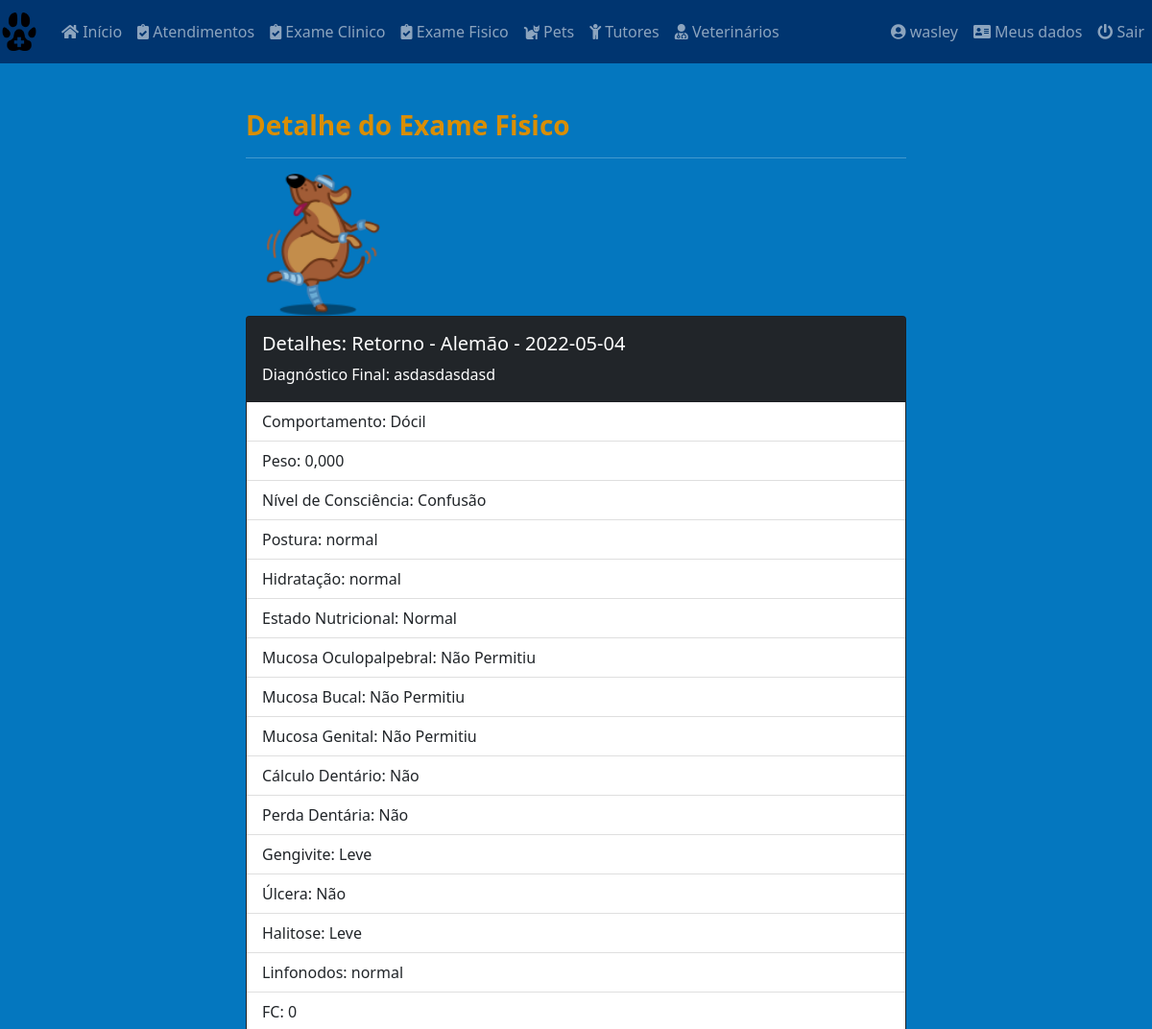
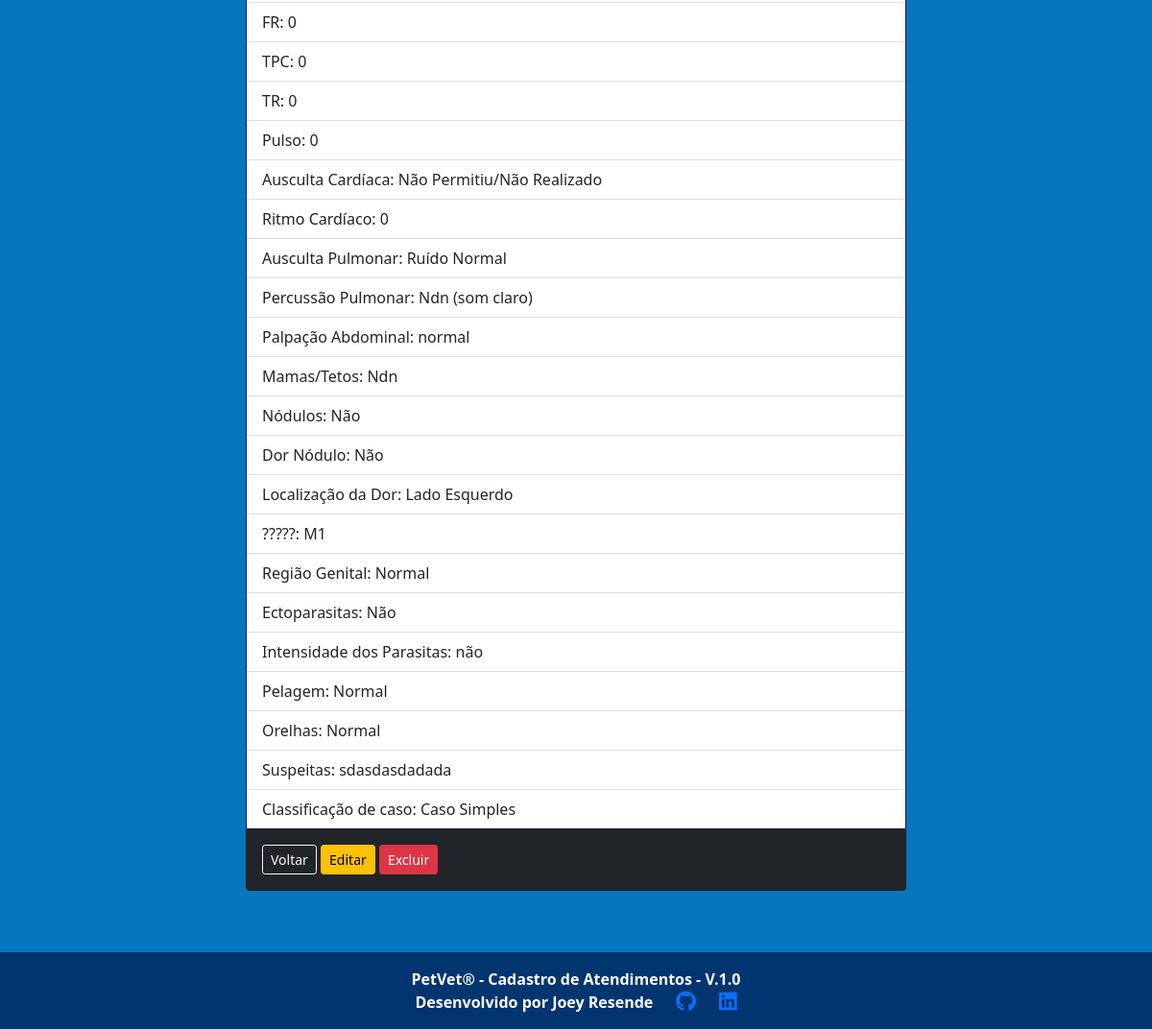
The app's page /core/physical_exam/1 (signed in), older data (2 pictures, top to bottom).
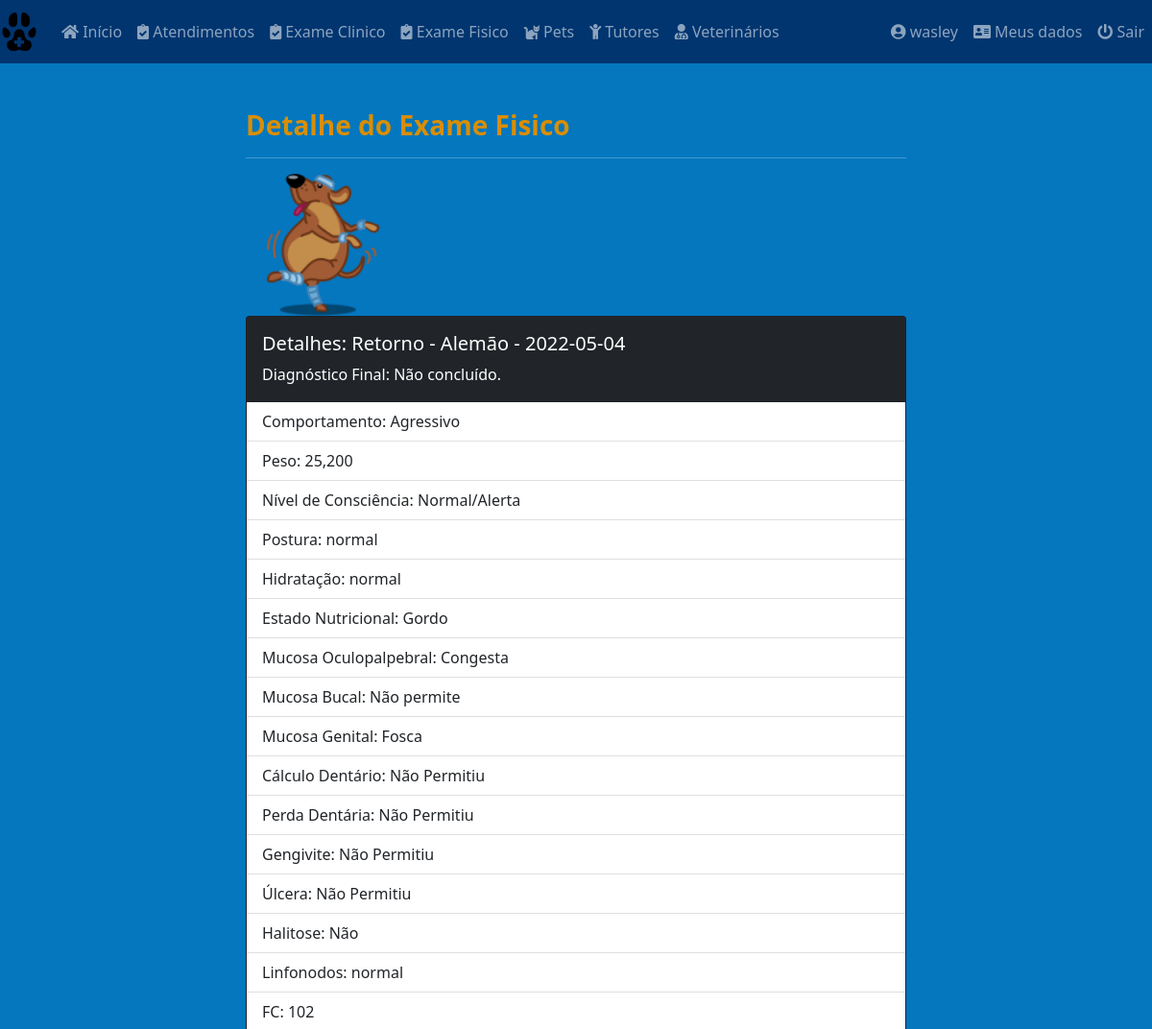
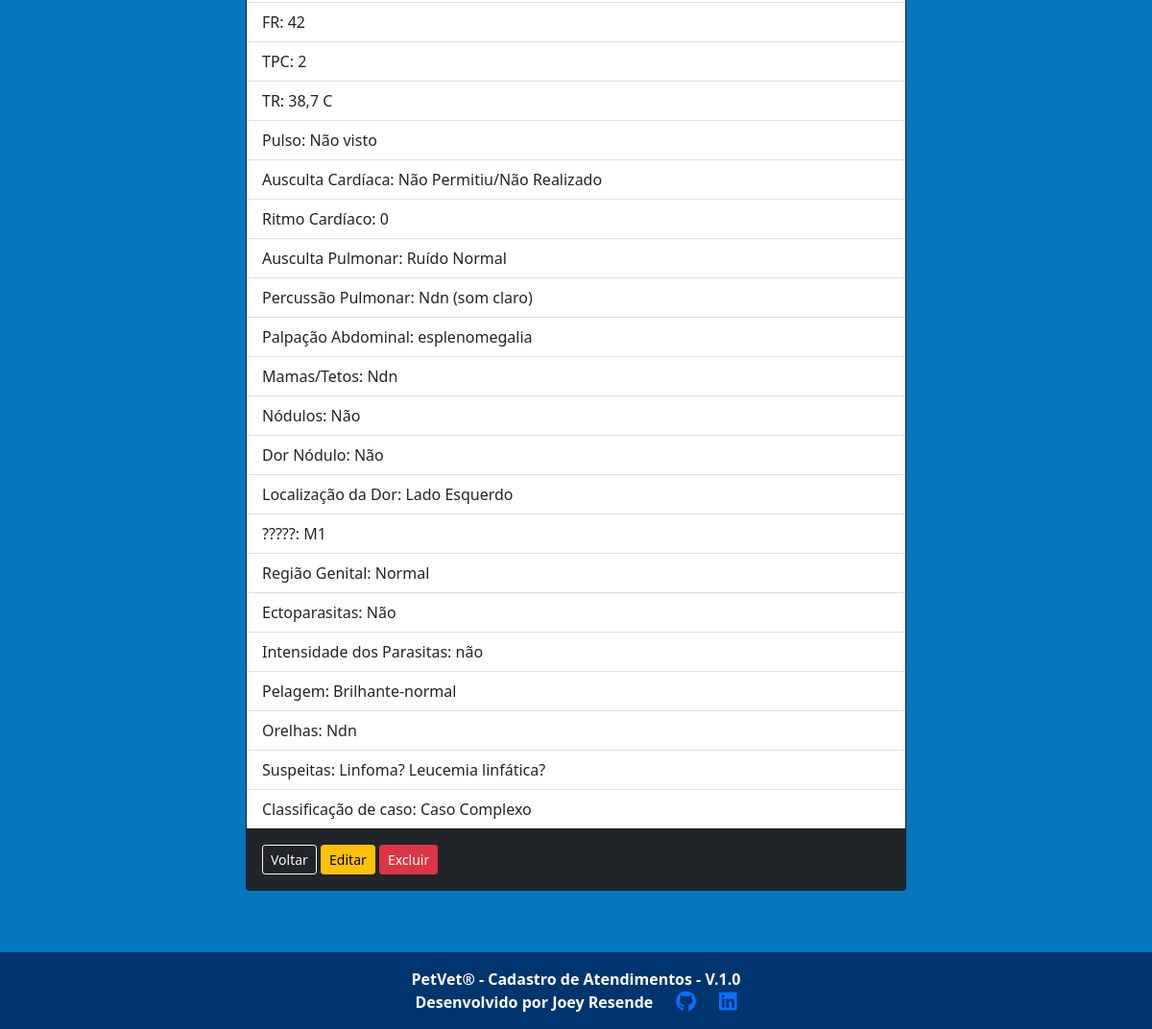
The same page, newer data (2 pictures, top to bottom).
### core/models.py (models this page shows, shortened)
class PhysicalExam(models.Model):
    medical_care = models.ForeignKey(
        'MedicalCare', on_delete=models.PROTECT, null=True, verbose_name='Atendimento')
    choice_conduct = models.CharField(
        max_length=9, choices=conduct, verbose_name='Conduta')
    weight = models.DecimalField(
        max_digits=6, decimal_places=3, verbose_name='Peso', default=0)
    choice_consciousness = models.CharField(
        max_length=18, choices=consciousness, verbose_name='Nivel de Consciência')
    stance = models.CharField(max_length=30, verbose_name='Postura')
    hydration = models.CharField(max_length=30, verbose_name='Hidratação')
    choice_nutricional_status = models.CharField(
        max_length=18, choices=nutricional_status, verbose_name='Estado Nutricional')
    oculopalpebral = models.CharField(
        max_length=30, default='Não Permitiu', verbose_name='Mucosa Oculopalpebral')
    bucal = models.CharField(
        max_length=30, default='Não Permitiu', verbose_name='Mucosa Bucal')
    genital = models.CharField(
        max_length=30, default='Não Permitiu', verbose_name='Mucosa Genital')
    choice_dental_calculus = models.CharField(
        max_length=18, choices=dental_calculus, verbose_name='Cálculo Dentário')
    choice_dental_loss = models.CharField(
        max_length=29, choices=dental_loss, verbose_name='Perda Dentário')
    gengivite = models.CharField(
        max_length=18, choices=dental_calculus, verbose_name='Gengivite')
    choice_ulcera = models.CharField(
        max_length=12, choices=ulcera, verbose_name='Úlcera')
    choice_halitose = models.CharField(
        max_length=18, choices=dental_calculus, verbose_name='Halitose')
    linfonodos = models.CharField(max_length=60, verbose_name='Linfonodos')
    fc = models.CharField(max_length=30, default=0, verbose_name='FC')
    fr = models.CharField(max_length=30, default=0, verbose_name='FR')
    tpc = models.CharField(max_length=30, default=0, verbose_name='TPC')
    tr = models.CharField(max_length=30, default=0, verbose_name='TR')
    pulse = models.CharField(max_length=30, default=0, verbose_name='Pulso')
    choice_auscu_cardio = models.CharField(
        max_length=26, choices=auscu_cardio, verbose_name='Ausculta Cardíaca')
    heart_rate = models.CharField(
        max_length=30, default=0, verbose_name='Ritmo Cardíaco')
    choice_auscu_pulmonar = models.CharField(
        max_length=17, choices=auscu_pulmonar, verbose_name='Ausculta Pulmonar')
    choice_percu_pulmonar = models.CharField(
        max_length=17, choices=percu_pulmonar, verbose_name='Percussão Pulmonar')
    palpa_abdominal = models.CharField(
        max_length=60, verbose_name='Palpação Abdominal')
    choice_mamas = models.CharField(
        max_length=17, choices=mamas, verbose_name='Mamas/Tetos')
    choice_nodulo = models.CharField(
        max_length=17, choices=nodulo, verbose_name='Nódulos')
    choice_nodulo_pain = models.CharField(
        max_length=30, choices=castrated_status, verbose_name='Dor Nódulo')
    choice_local_pain = models.CharField(
        max_length=30, choices=local_pain, verbose_name='Localização da Dor')
    choice_pain_m = models.CharField(
        max_length=3, choices=pain_m, verbose_name='')
    genital_region = models.CharField(
        max_length=30, default='Normal', verbose_name='Região Genital')
    choice_ectoparasitas = models.CharField(
        max_length=30, choices=parasitas, verbose_name='Ectoparasitas')
    ectoparasitas_intensity = models.CharField(
        max_length=30,  null=True, blank=True, verbose_name='Intensidade dos Parasitas')
    pelage = models.CharField(
        max_length=60, default='Normal', verbose_name='Pelagem')
    ears = models.CharField(
        max_length=60, default='Normal', verbose_name='Orelhas')
    diag_differ = models.TextField(
        max_length=1000, verbose_name='Suspeitas')
    diag_final = models.TextField(
        max_length=1000, verbose_name='Diagnósticos Definitivos')
    case_classification = models.CharField(
        max_length=13, choices=classifier, verbose_name='Classificação de caso')
    class Meta:
        ordering = ['id']

class MedicalCare(models.Model):
    id = models.AutoField(primary_key=True)
    date = models.DateField(default=date.today, verbose_name='Data')
    time = models.TimeField(verbose_name='Hora')
    pet_name = models.ForeignKey(
        'Pets', on_delete=models.PROTECT, null=True, verbose_name='Nome do Pet')
    procedure = models.CharField(
        max_length=8, choices=procedures, verbose_name='Tipo de atendimento')
    vet_name = models.ForeignKey(
        'Vet', on_delete=models.PROTECT, null=True, verbose_name='Veterinario')
    sedative = models.CharField(
        max_length=8, choices=type_sedative, default='Não', verbose_name='Tipo de sedativo')
    report = models.TextField(
        max_length=1000, verbose_name='Relato do problema')
    class Meta:
        ordering = ['-date']
    def __str__(self):
        return f'{self.procedure} - {self.pet_name} - {self.date}'

class Pets(models.Model):
    id = models.AutoField(primary_key=True)
    pet_name = models.CharField(
        max_length=30, verbose_name='Nome do Pet')
    species = models.CharField(
        max_length=20, verbose_name='Espécie')
    breed = models.CharField(
        max_length=30, verbose_name='Raça')
    gender = models.CharField(
        max_length=5, choices=sex_status, verbose_name='Genêro')
    date_of_birth = models.DateField(
        null=True, blank=True, verbose_name='Data de Nascimento')
    castrated = models.CharField(
        max_length=3, choices=castrated_status, default='N', verbose_name='Castrado?')
    weight = models.DecimalField(
        max_digits=6, decimal_places=3, verbose_name='Peso', default=0)
    tutor_name = models.ForeignKey(
        'Tutor', on_delete=models.PROTECT, null=True, verbose_name='Nome do Tutor')
    class Meta:
        ordering = ['-id']
    def __str__(self):
        return self.pet_name

### core/views.py (the view)
# urls.py: path('physical_exam/<int:pk>', PhysicalExamDetail.as_view(),
class PhysicalExamDetail(LoginRequiredMixin, DetailView):
    login_url = reverse_lazy('login')
    model = PhysicalExam
    template_name = 'core/physical_exam_detail.html'
    success_url = reverse_lazy('physical_exams')

### core/templates/core/physical_exam_detail.html (shortened to what this page needs)
{% extends 'core/base_model.html' %}
{% load static %}
{% block content %}
<div class="row">
  <div class="col-sm-8 mx-auto">
    <div class="container">
      <h3><strong>Detalhe do Exame Fisico</strong></h3><hr>
      <div class="row col-3">
        <img class="card-img-top" src="{% static 'img/fitness_dog.png/' %}" alt="Imagem de capa do card">
      </div>
      <div class="card text-white bg-dark mb-3">
        <div class="card-body">
          <h5 class="card-title">Detalhes: {{ physicalexam.medical_care }}</h5>
          <p class="card-text">Diagnóstico Final: {{ physicalexam.diag_final }}</p>
        </div>
          <ul class="list-group list-group-flush">
            <li class="list-group-item">Comportamento: {{ physicalexam.choice_conduct }}</li>
            <li class="list-group-item">Peso: {{ physicalexam.weight }}</li>
            <li class="list-group-item">Nível de Consciência: {{ physicalexam.choice_consciousness }}</li>
            <li class="list-group-item">Postura: {{ physicalexam.stance }}</li>
            <li class="list-group-item">Hidratação: {{ physicalexam.hydration }}</li>
            <li class="list-group-item">Estado Nutricional: {{ physicalexam.choice_nutricional_status }}</li>
            <li class="list-group-item">Mucosa Oculopalpebral: {{ physicalexam.oculopalpebral }}</li>
            <li class="list-group-item">Mucosa Bucal: {{ physicalexam.bucal }}</li>
            <li class="list-group-item">Mucosa Genital: {{ physicalexam.genital }}</li>
            <li class="list-group-item">Cálculo Dentário: {{ physicalexam.choice_dental_calculus }}</li>
            <li class="list-group-item">Perda Dentária: {{ physicalexam.choice_dental_loss }}</li>
            <li class="list-group-item">Gengivite: {{ physicalexam.gengivite }}</li>
            <li class="list-group-item">Úlcera: {{ physicalexam.choice_ulcera }}</li>
            <li class="list-group-item">Halitose: {{ physicalexam.choice_halitose }}</li>
            <li class="list-group-item">Linfonodos: {{ physicalexam.linfonodos }}</li>
            <li class="list-group-item">FC: {{ physicalexam.fc }}</li>
            <li class="list-group-item">FR: {{ physicalexam.fr }}</li>
            <li class="list-group-item">TPC: {{ physicalexam.tpc }}</li>
            <li class="list-group-item">TR: {{ physicalexam.tr }}</li>
            <li class="list-group-item">Pulso: {{ physicalexam.pulse }}</li>
            <li class="list-group-item">Ausculta Cardíaca: {{ physicalexam.choice_auscu_cardio }}</li>
            <li class="list-group-item">Ritmo Cardíaco: {{ physicalexam.heart_rate }}</li>
            <li class="list-group-item">Ausculta Pulmonar: {{ physicalexam.choice_auscu_pulmonar }}</li>
            <li class="list-group-item">Percussão Pulmonar: {{ physicalexam.choice_percu_pulmonar }}</li>
            <li class="list-group-item">Palpação Abdominal: {{ physicalexam.palpa_abdominal }}</li>
            <li class="list-group-item">Mamas/Tetos: {{ physicalexam.choice_mamas }}</li>
            <li class="list-group-item">Nódulos: {{ physicalexam.choice_nodulo }}</li>
            <li class="list-group-item">Dor Nódulo: {{ physicalexam.choice_nodulo_pain }}</li>
            <li class="list-group-item">Localização da Dor: {{ physicalexam.choice_local_pain }}</li>
            <li class="list-group-item">?????: {{ physicalexam.choice_pain_m }}</li>
            <li class="list-group-item">Região Genital: {{ physicalexam.genital_region }}</li>
            <li class="list-group-item">Ectoparasitas: {{ physicalexam.choice_ectoparasitas }}</li>
            <li class="list-group-item">Intensidade dos Parasitas: {{ physicalexam.ectoparasitas_intensity }}</li>
            <li class="list-group-item">Pelagem: {{ physicalexam.pelage }}</li>
            <li class="list-group-item">Orelhas: {{ physicalexam.ears }}</li>
            <li class="list-group-item">Suspeitas: {{ physicalexam.diag_differ }}</li>
            <li class="list-group-item">Classificação de caso: {{ physicalexam.case_classification }}</li>
          </ul>
        <div class="card-body">
          <a href="{% url 'physical_exams' %}" class="btn btn-outline-light btn-sm">Voltar</a>
          <a href="{% url 'physical_exam_edit' physicalexam.pk %}" class="btn btn-warning btn-sm">Editar</a>
          <a href="{% url 'physical_exam_delete' physicalexam.pk %}" class="btn btn-danger btn-sm">Excluir</a>
        </div>
      </div>
    </div>
  </div>
</div>
{% endblock %}

### core/templates/core/base_model.html (shortened to what this page needs)
{% load static %}
<!DOCTYPE html>
<html lang="pt-br" class="h-100">
<head>
    <link
      rel="stylesheet"
      href="https://cdn.jsdelivr.net/npm/bootstrap@5.1.3/dist/css/bootstrap.min.css"
    />
    <link rel="stylesheet" href="https://cdnjs.cloudflare.com/ajax/libs/font-awesome/5.11.2/css/all.css">
    <link rel="stylesheet" href="{% static 'css/styles.css/' %}" />
    <link rel="stylesheet" type="text/css" href="https://cdn.datatables.net/v/bs5/dt-1.11.5/datatables.min.css"/>
</head>
 <body class="d-flex flex-column h-100">
    <main role="main" class="flex-shrink-0">
      {% block menu %}
      <header class="navbar navbar-expand navbar-dark flex-column flex-md-row bd-navbar">
        <a class="navbar-brand" href="{% url 'index' %}">
          <img src="{% static 'img/favicon.ico/' %}" height="40" alt="" />
        </a>
        <div class="navbar-nav-scroll">
          <ul class="navbar-nav bd-navbar-nav flex=row">
              <li class="nav-item">
                <a class="nav-link" href="{% url 'index' %}">
                  <i class="fa fa-home" aria-hidden="true"></i>
                    Início
                </a>
              </li>
              <li class="nav-item">
                <a class="nav-link" href="{% url 'medical_cares' %}">
                  <i class="fas fa-clipboard-check" aria-hidden="true"></i>
                  Atendimentos
                </a>
              </li>
              <li class="nav-item">
                <a class="nav-link" href="{% url 'general_clinics' %}">
                  <i class="fas fa-clipboard-check" aria-hidden="true"></i>
                  Exame Clinico
                </a>
              </li>
              <li class="nav-item">
                <a class="nav-link" href="{% url 'physical_exams' %}">
                  <i class="fas fa-clipboard-check" aria-hidden="true"></i>
                  Exame Fisico
                </a>
              </li>
              <li class="nav-item">
                <a class="nav-link" href="{% url 'pets' %}">
                  <i class="fas fa-cat" aria-hidden="true"></i>
                  Pets
                </a>
              </li>
              <li class="nav-item">
                <a class="nav-link" href="{% url 'tutors' %}">
                  <i class="fas fa-child" aria-hidden="true"></i>
                  Tutores
                </a>
              </li>
              <li class="nav-item">
                <a class="nav-link" href="{% url 'vets' %}">
                  <i class="fas fa-user-md" aria-hidden="true"></i>
                  Veterinários
                </a>
              </li>
          </ul>
        </div>
        <div class="collapse navbar-collapse d-lg-flex justify-content-end">
          <ul class="navbar-nav bd-navbar-nav flex=row">
            {% if request.user.is_authenticated %}
            <li class="nav-item">
              <a class="nav-link" href="#">
                <i class="fas fa-user-circle" aria-hidden="true"></i>
                  <span id="username">{{ request.user }}</span>
              </a>
            </li>
            <li class="nav-item">
              <a class="nav-link" href="{% url 'meus_dados' %}">
                <i class="fas fa-address-card" aria-hidden="true"></i>
                Meus dados
              </a>
            </li>
            <li class="nav-item">
              <a class="nav-link" href="{% url 'logout' %}">
                <i class="fas fa-power-off" aria-hidden="true"></i>
                Sair
              </a>
            </li>
            {% endif %}
              </ul>
            </div>
      </header>
      {% endblock %}
      <div class="container py-5">
        {% block content %}
        {% endblock %}
      </div>
    </main>
    <footer class="mt-auto">
      {% block footer %}
      <div class="container-fluid text-center p-3">
        <div class="row justify-content-md-center">
          <div class="col text-center">
            <span><strong>PetVet® - Cadastro de Atendimentos - V.1.0</strong></span><br>
          </div>
        </div>
        <div class="row justify-content-md-center">
          <div class="col-md-auto">
            <span><strong>Desenvolvido por Joey Resende</strong></span>
          </div>
          <div class="col-md-auto">
            <a href="https://github.com/Joey-Resende" target="_blank">
              <i class="fab fa-github fa-lg" aria-hidden="true"></i>
            </a>
          </div>
          <div class="col-md-auto">
            <a href="https://www.linkedin.com/in/givanildo-resende/" target="_blank">
              <i class="fab fa-linkedin fa-lg" aria-hidden="true"></i>
            </a>
          </div>
        </div>
      </div>
      {% endblock %}
    </footer>
  </body>
</html>

### static/css/styles.css (style rules this page uses)
:root { --preto: #000000; --branco-1: #ffffff; --branco-2: #E0E2DD; --azul-1: #0477BF; --azul-2: #0388A6; --azul-3: #003570; --amarelo-1: #F2CB05; --amarelo-2: #D98E04; }
body { background-color: var(--azul-1); color: var(--preto); }
h3 { color: var(--amarelo-2); }
div { color: var(--branco-1); }
.navbar { background-color: var(--azul-3); color: var(--amarelo-2); }
p { color: var(--branco-1); }
footer { background-color: var(--azul-3); }

Row changes from the older to the newer data that the page shows:
changed PhysicalExam "normal": diag_final "asdasdasdasd" → "Não concluído."; choice_conduct "Dócil" → "Agressivo"; weight "0,000" → "25,200"; choice_consciousness "Confusão" → "Normal/Alerta"; choice_nutricional_status "Normal" → "Gordo"; oculopalpebral "Não Permitiu" → "Congesta"; bucal "Não Permitiu" → "Não permite"; genital "Não Permitiu" → "Fosca"; choice_dental_calculus "Não" → "Não Permitiu"; choice_dental_loss "Não" → "Não Permitiu"; gengivite "Leve" → "Não Permitiu"; choice_ulcera "Não" → "Não Permitiu"; choice_halitose "Leve" → "Não"; fc "0" → "102"; fr "0" → "42"; tpc "0" → "2"; tr "0" → "38,7 C"; pulse "0" → "Não visto"; palpa_abdominal "normal" → "esplenomegalia"; pelage "Normal" → "Brilhante-normal"; ears "Normal" → "Ndn"; diag_differ "sdasdasdadada" → "Linfoma? Leucemia linfática?"; case_classification "Caso Simples" → "Caso Complexo"
